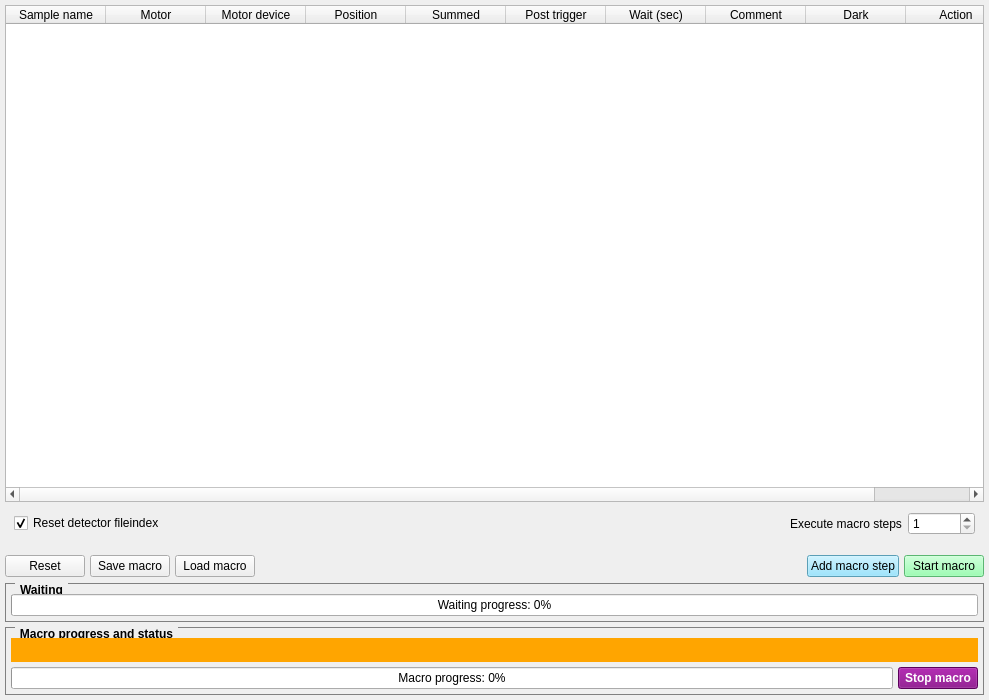
<?xml version="1.0" encoding="UTF-8"?>
<ui version="4.0">
 <class>Form</class>
 <widget class="QWidget" name="Form">
  <property name="geometry">
   <rect>
    <x>0</x>
    <y>0</y>
    <width>989</width>
    <height>700</height>
   </rect>
  </property>
  <property name="windowTitle">
   <string>Macro</string>
  </property>
  <layout class="QGridLayout" name="gridLayout">
   <property name="margin">
    <number>5</number>
   </property>
   <property name="spacing">
    <number>5</number>
   </property>
   <item row="2" column="0">
    <widget class="QWidget" name="macro_main_controls" native="true">
     <layout class="QGridLayout" name="gridLayout_4">
      <property name="leftMargin">
       <number>0</number>
      </property>
      <property name="topMargin">
       <number>5</number>
      </property>
      <property name="rightMargin">
       <number>0</number>
      </property>
      <property name="bottomMargin">
       <number>0</number>
      </property>
      <property name="horizontalSpacing">
       <number>5</number>
      </property>
      <property name="verticalSpacing">
       <number>0</number>
      </property>
      <item row="0" column="1">
       <widget class="QPushButton" name="button_save_macro">
        <property name="text">
         <string>Save macro</string>
        </property>
       </widget>
      </item>
      <item row="0" column="2">
       <widget class="QPushButton" name="button_load_macro">
        <property name="text">
         <string>Load macro</string>
        </property>
       </widget>
      </item>
      <item row="0" column="3">
       <spacer name="horizontalSpacer_2">
        <property name="orientation">
         <enum>Qt::Horizontal</enum>
        </property>
        <property name="sizeHint" stdset="0">
         <size>
          <width>255</width>
          <height>24</height>
         </size>
        </property>
       </spacer>
      </item>
      <item row="0" column="4">
       <widget class="QPushButton" name="button_add_macro">
        <property name="styleSheet">
         <string notr="true">QPushButton{background:#80DFFF}
QPushButton:disabled{ background:silver;color:grey }</string>
        </property>
        <property name="text">
         <string>Add macro step</string>
        </property>
       </widget>
      </item>
      <item row="0" column="5">
       <widget class="QPushButton" name="button_run_macros">
        <property name="styleSheet">
         <string notr="true">QPushButton{background:#80FF9F}
QPushButton:disabled{ background:silver;color:grey }</string>
        </property>
        <property name="text">
         <string>Start macro</string>
        </property>
       </widget>
      </item>
      <item row="0" column="0">
       <widget class="QPushButton" name="button_macro_reset">
        <property name="text">
         <string>Reset</string>
        </property>
       </widget>
      </item>
     </layout>
    </widget>
   </item>
   <item row="3" column="0">
    <widget class="QGroupBox" name="macro_wait_controls">
     <property name="styleSheet">
      <string notr="true">QGroupBox {
    border: 1px solid gray;
    margin-top: 0.5em;
 font-weight:bold
}

QGroupBox::title {
    subcontrol-origin: margin;
    left: 10px;
    padding: 0 3px 0 3px;
 font-weight:bold
   
}</string>
     </property>
     <property name="title">
      <string>Waiting</string>
     </property>
     <layout class="QGridLayout" name="gridLayout_9">
      <property name="leftMargin">
       <number>5</number>
      </property>
      <property name="topMargin">
       <number>10</number>
      </property>
      <property name="rightMargin">
       <number>5</number>
      </property>
      <property name="bottomMargin">
       <number>5</number>
      </property>
      <property name="spacing">
       <number>5</number>
      </property>
      <item row="0" column="0">
       <widget class="QProgressBar" name="macro_waiting_progressbar">
        <property name="value">
         <number>0</number>
        </property>
        <property name="format">
         <string>Waiting progress: %p%</string>
        </property>
       </widget>
      </item>
     </layout>
    </widget>
   </item>
   <item row="4" column="0">
    <widget class="QGroupBox" name="macro_steps_controls">
     <property name="enabled">
      <bool>true</bool>
     </property>
     <property name="styleSheet">
      <string notr="true">QGroupBox {
    border: 1px solid gray;
    margin-top: 0.5em;
 font-weight:bold
}

QGroupBox::title {
    subcontrol-origin: margin;
    left: 10px;
    padding: 0 3px 0 3px;
 font-weight:bold
   
}</string>
     </property>
     <property name="title">
      <string>Macro progress and status</string>
     </property>
     <layout class="QGridLayout" name="gridLayout_6">
      <property name="leftMargin">
       <number>5</number>
      </property>
      <property name="topMargin">
       <number>10</number>
      </property>
      <property name="rightMargin">
       <number>5</number>
      </property>
      <property name="bottomMargin">
       <number>5</number>
      </property>
      <property name="spacing">
       <number>5</number>
      </property>
      <item row="0" column="0" colspan="2">
       <widget class="QLabel" name="current_operation_status">
        <property name="styleSheet">
         <string notr="true">background:orange;padding:5</string>
        </property>
        <property name="text">
         <string/>
        </property>
       </widget>
      </item>
      <item row="1" column="0" colspan="2">
       <layout class="QHBoxLayout" name="horizontalLayout_3">
        <item>
         <widget class="QProgressBar" name="macro_progressbar">
          <property name="value">
           <number>0</number>
          </property>
          <property name="format">
           <string>Macro progress: %p%</string>
          </property>
         </widget>
        </item>
        <item>
         <widget class="QPushButton" name="input_macro_halt">
          <property name="styleSheet">
           <string notr="true">QPushButton{background:purple;font-weight:bold;color:#fff;}
QPushButton:disabled{ background:silver;color:grey }</string>
          </property>
          <property name="text">
           <string>Stop macro</string>
          </property>
         </widget>
        </item>
       </layout>
      </item>
     </layout>
    </widget>
   </item>
   <item row="1" column="0">
    <widget class="QWidget" name="repaet_macro_layout" native="true">
     <layout class="QGridLayout" name="gridLayout_8">
      <property name="sizeConstraint">
       <enum>QLayout::SetNoConstraint</enum>
      </property>
      <property name="topMargin">
       <number>5</number>
      </property>
      <item row="0" column="1">
       <spacer name="horizontalSpacer_3">
        <property name="orientation">
         <enum>Qt::Horizontal</enum>
        </property>
        <property name="sizeHint" stdset="0">
         <size>
          <width>40</width>
          <height>20</height>
         </size>
        </property>
       </spacer>
      </item>
      <item row="0" column="3">
       <widget class="QLabel" name="label_8">
        <property name="sizePolicy">
         <sizepolicy hsizetype="Preferred" vsizetype="Preferred">
          <horstretch>0</horstretch>
          <verstretch>0</verstretch>
         </sizepolicy>
        </property>
        <property name="text">
         <string>Execute macro steps</string>
        </property>
       </widget>
      </item>
      <item row="0" column="4">
       <widget class="QSpinBox" name="repeat_macro">
        <property name="minimum">
         <number>1</number>
        </property>
        <property name="maximum">
         <number>999999999</number>
        </property>
       </widget>
      </item>
      <item row="0" column="0">
       <widget class="QCheckBox" name="macro_reset_fileindex">
        <property name="text">
         <string>Reset detector fileindex</string>
        </property>
        <property name="checked">
         <bool>true</bool>
        </property>
       </widget>
      </item>
     </layout>
    </widget>
   </item>
   <item row="0" column="0">
    <widget class="QWidget" name="widget_select" native="true">
     <layout class="QGridLayout" name="gridLayout_2">
      <property name="margin">
       <number>0</number>
      </property>
      <property name="spacing">
       <number>0</number>
      </property>
      <item row="0" column="0">
       <widget class="QWidget" name="macro_controls_loop" native="true">
        <property name="enabled">
         <bool>true</bool>
        </property>
        <property name="styleSheet">
         <string notr="true">b</string>
        </property>
        <layout class="QGridLayout" name="loop_macro_controls">
         <property name="horizontalSpacing">
          <number>0</number>
         </property>
         <property name="margin">
          <number>0</number>
         </property>
        </layout>
       </widget>
      </item>
      <item row="2" column="0">
       <widget class="QTableWidget" name="table">
        <property name="enabled">
         <bool>true</bool>
        </property>
        <property name="editTriggers">
         <set>QAbstractItemView::DoubleClicked</set>
        </property>
        <property name="showGrid">
         <bool>true</bool>
        </property>
        <property name="gridStyle">
         <enum>Qt::SolidLine</enum>
        </property>
        <attribute name="horizontalHeaderCascadingSectionResizes">
         <bool>true</bool>
        </attribute>
        <attribute name="horizontalHeaderStretchLastSection">
         <bool>true</bool>
        </attribute>
        <attribute name="verticalHeaderCascadingSectionResizes">
         <bool>true</bool>
        </attribute>
        <attribute name="verticalHeaderStretchLastSection">
         <bool>false</bool>
        </attribute>
        <attribute name="horizontalHeaderStretchLastSection">
         <bool>true</bool>
        </attribute>
        <attribute name="horizontalHeaderCascadingSectionResizes">
         <bool>true</bool>
        </attribute>
        <attribute name="verticalHeaderCascadingSectionResizes">
         <bool>true</bool>
        </attribute>
        <attribute name="verticalHeaderStretchLastSection">
         <bool>false</bool>
        </attribute>
        <column>
         <property name="text">
          <string>Sample name</string>
         </property>
        </column>
        <column>
         <property name="text">
          <string>Motor</string>
         </property>
        </column>
        <column>
         <property name="text">
          <string>Motor device</string>
         </property>
        </column>
        <column>
         <property name="text">
          <string>Position</string>
         </property>
        </column>
        <column>
         <property name="text">
          <string>Summed</string>
         </property>
        </column>
        <column>
         <property name="text">
          <string>Post trigger</string>
         </property>
        </column>
        <column>
         <property name="text">
          <string>Wait (sec)</string>
         </property>
        </column>
        <column>
         <property name="text">
          <string>Comment</string>
         </property>
        </column>
        <column>
         <property name="text">
          <string>Dark</string>
         </property>
        </column>
        <column>
         <property name="text">
          <string>Action</string>
         </property>
        </column>
       </widget>
      </item>
     </layout>
    </widget>
   </item>
  </layout>
 </widget>
 <resources/>
 <connections>
  <connection>
   <sender>button_macro_reset</sender>
   <signal>clicked()</signal>
   <receiver>Form</receiver>
   <slot>action_reset_macro()</slot>
   <hints>
    <hint type="sourcelabel">
     <x>49</x>
     <y>529</y>
    </hint>
    <hint type="destinationlabel">
     <x>2</x>
     <y>486</y>
    </hint>
   </hints>
  </connection>
  <connection>
   <sender>button_save_macro</sender>
   <signal>clicked()</signal>
   <receiver>Form</receiver>
   <slot>action_save_macro()</slot>
   <hints>
    <hint type="sourcelabel">
     <x>184</x>
     <y>529</y>
    </hint>
    <hint type="destinationlabel">
     <x>131</x>
     <y>486</y>
    </hint>
   </hints>
  </connection>
  <connection>
   <sender>button_load_macro</sender>
   <signal>clicked()</signal>
   <receiver>Form</receiver>
   <slot>action_load_macro()</slot>
   <hints>
    <hint type="sourcelabel">
     <x>278</x>
     <y>529</y>
    </hint>
    <hint type="destinationlabel">
     <x>255</x>
     <y>486</y>
    </hint>
   </hints>
  </connection>
  <connection>
   <sender>Form</sender>
   <signal>created()</signal>
   <receiver>macro_steps_controls</receiver>
   <slot>hide()</slot>
   <hints>
    <hint type="sourcelabel">
     <x>513</x>
     <y>4</y>
    </hint>
    <hint type="destinationlabel">
     <x>318</x>
     <y>676</y>
    </hint>
   </hints>
  </connection>
  <connection>
   <sender>Form</sender>
   <signal>created()</signal>
   <receiver>macro_wait_controls</receiver>
   <slot>hide()</slot>
   <hints>
    <hint type="sourcelabel">
     <x>668</x>
     <y>2</y>
    </hint>
    <hint type="destinationlabel">
     <x>681</x>
     <y>585</y>
    </hint>
   </hints>
  </connection>
  <connection>
   <sender>input_macro_halt</sender>
   <signal>clicked()</signal>
   <receiver>Form</receiver>
   <slot>action_halt_macro()</slot>
   <hints>
    <hint type="sourcelabel">
     <x>949</x>
     <y>669</y>
    </hint>
    <hint type="destinationlabel">
     <x>865</x>
     <y>699</y>
    </hint>
   </hints>
  </connection>
  <connection>
   <sender>button_add_macro</sender>
   <signal>clicked()</signal>
   <receiver>Form</receiver>
   <slot>action_open_dialog_add_macro()</slot>
   <hints>
    <hint type="sourcelabel">
     <x>817</x>
     <y>524</y>
    </hint>
    <hint type="destinationlabel">
     <x>754</x>
     <y>466</y>
    </hint>
   </hints>
  </connection>
  <connection>
   <sender>button_run_macros</sender>
   <signal>clicked()</signal>
   <receiver>Form</receiver>
   <slot>action_start_macro()</slot>
   <hints>
    <hint type="sourcelabel">
     <x>959</x>
     <y>540</y>
    </hint>
    <hint type="destinationlabel">
     <x>456</x>
     <y>467</y>
    </hint>
   </hints>
  </connection>
  <connection>
   <sender>table</sender>
   <signal>itemChanged(QTableWidgetItem*)</signal>
   <receiver>Form</receiver>
   <slot>action_macro_edited()</slot>
   <hints>
    <hint type="sourcelabel">
     <x>240</x>
     <y>55</y>
    </hint>
    <hint type="destinationlabel">
     <x>206</x>
     <y>4</y>
    </hint>
   </hints>
  </connection>
 </connections>
 <slots>
  <signal>created()</signal>
  <slot>action_macro_edited()</slot>
  <slot>action_macro_type_changed()</slot>
  <slot>action_reset_macro()</slot>
  <slot>action_halt_macro()</slot>
  <slot>action_start_macro()</slot>
  <slot>action_save_macro()</slot>
  <slot>action_load_macro()</slot>
  <slot>action_add_macro()</slot>
  <slot>action_halt_all_devices()</slot>
  <slot>action_open_dialog_add_macro()</slot>
 </slots>
</ui>
